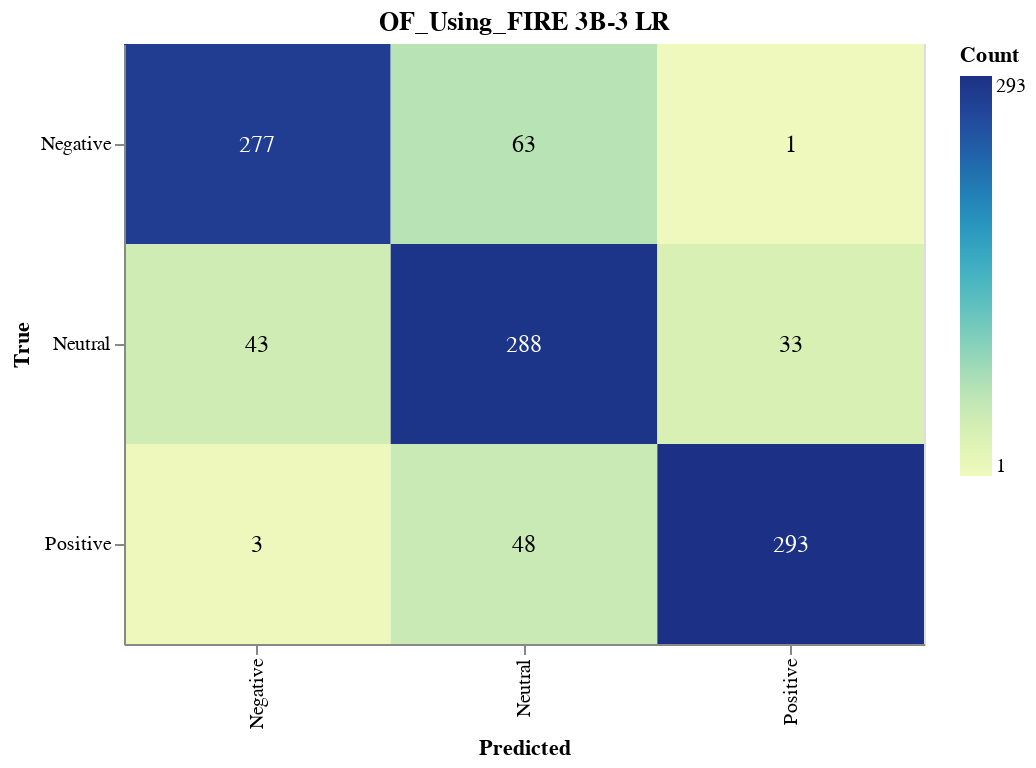

The cell this chart's notebook holds for it:
### Markdown cell above
#### Save Confusion Matrix

### Code cell
import altair as alt
import altair_saver
import pandas as pd
from sklearn.metrics import confusion_matrix

# Calculate the confusion matrix
cm = confusion_matrix(true_labels, lr_validation_predictions)

# Define class names
class_names = ['Negative', 'Neutral', 'Positive']

# Convert confusion matrix to DataFrame
cm_df = pd.DataFrame(cm, index=class_names, columns=class_names).reset_index().melt(id_vars='index')
cm_df.columns = ['True', 'Predicted', 'Count']

# Ensure the order of categories
cm_df['True'] = pd.Categorical(cm_df['True'], categories=class_names, ordered=True)
cm_df['Predicted'] = pd.Categorical(cm_df['Predicted'], categories=class_names, ordered=True)

# Create the Altair plot
heatmap = alt.Chart(cm_df).mark_rect().encode(
    x=alt.X('Predicted:O', sort=class_names),
    y=alt.Y('True:O', sort=class_names),
    color='Count:Q',
    tooltip=['True', 'Predicted', 'Count']
).properties(
    width=400,
    height=300,
    title='OF_Using_FIRE 3B-3 LR'
)

# Add text labels
text = heatmap.mark_text(
    align='center',
    baseline='middle',
    fontSize=12
).encode(
    text='Count:Q',
    color=alt.condition(
        alt.datum.Count > cm.max() / 2,
        alt.value('white'),
        alt.value('black')
    )
)

# Combine heatmap and text
final_chart = heatmap + text

# Display the plot
final_chart.show()

### Figure 1 — Vega-Lite specification as saved in the notebook (floating-point values rounded to 4 significant figures)
{"config": {"view": {"continuousWidth": 300, "continuousHeight": 300}}, "layer": [{"mark": {"type": "rect"}, "encoding": {"color": {"field": "Count", "type": "quantitative"}, "tooltip": [{"field": "True", "type": "ordinal"}, {"field": "Predicted", "type": "ordinal"}, {"field": "Count", "type": "quantitative"}], "x": {"field": "Predicted", "sort": ["Negative", "Neutral", "Positive"], "type": "ordinal"}, "y": {"field": "True", "sort": ["Negative", "Neutral", "Positive"], "type": "ordinal"}}, "title": "OF_Using_FIRE 3B-3 LR"}, {"mark": {"type": "text", "align": "center", "baseline": "middle", "fontSize": 12}, "encoding": {"color": {"condition": {"test": "(datum.Count > 146.5)", "value": "white"}, "value": "black"}, "text": {"field": "Count", "type": "quantitative"}, "tooltip": [{"field": "True", "type": "ordinal"}, {"field": "Predicted", "type": "ordinal"}, {"field": "Count", "type": "quantitative"}], "x": {"field": "Predicted", "sort": ["Negative", "Neutral", "Positive"], "type": "ordinal"}, "y": {"field": "True", "sort": ["Negative", "Neutral", "Positive"], "type": "ordinal"}}, "title": "OF_Using_FIRE 3B-3 LR"}], "data": {"name": "data-317bdea04f5f25c2f7fb00b080247bfb"}, "height": 300, "width": 400, "$schema": "https://vega.github.io/schema/vega-lite/v5.17.0.json", "datasets": {"data-317bdea04f5f25c2f7fb00b080247bfb": [{"True": "Negative", "Predicted": "Negative", "Count": 277}, {"True": "Neutral", "Predicted": "Negative", "Count": 43}, {"True": "Positive", "Predicted": "Negative", "Count": 3}, {"True": "Negative", "Predicted": "Neutral", "Count": 63}, {"True": "Neutral", "Predicted": "Neutral", "Count": 288}, {"True": "Positive", "Predicted": "Neutral", "Count": 48}, {"True": "Negative", "Predicted": "Positive", "Count": 1}, {"True": "Neutral", "Predicted": "Positive", "Count": 33}, {"True": "Positive", "Predicted": "Positive", "Count": 293}]}}
